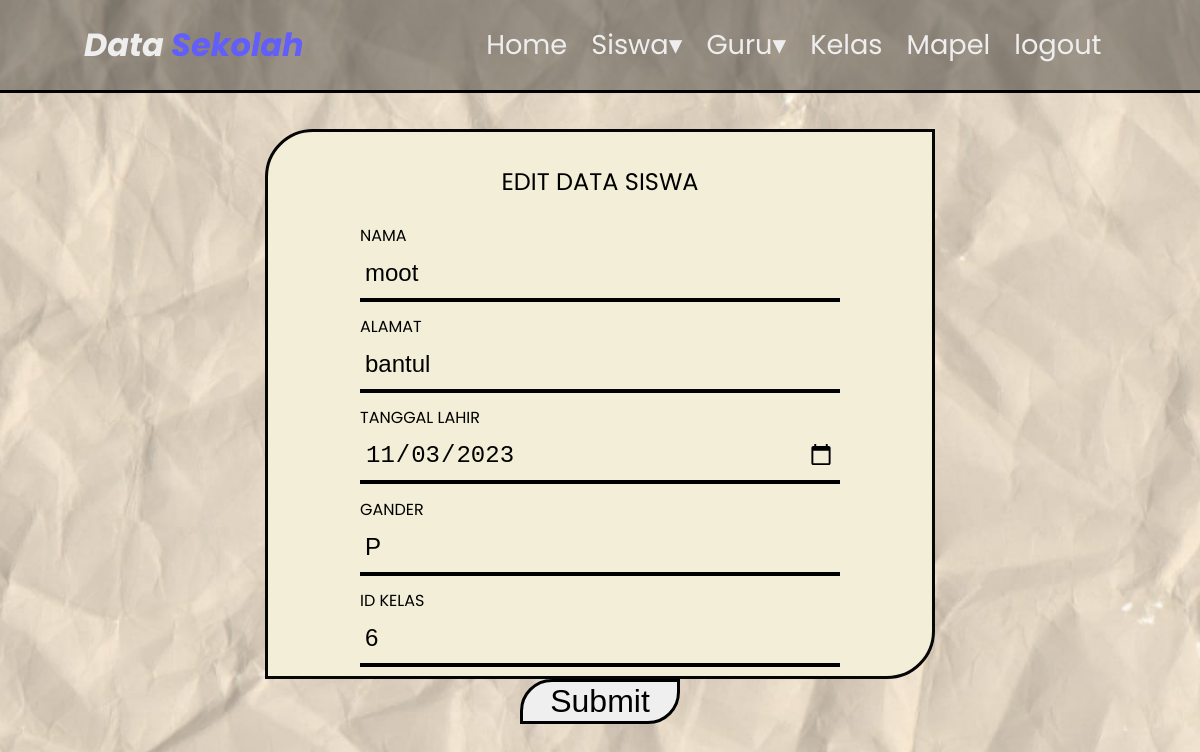
Screenshot of /edit_siswa.php?id=1127 with the database file from the repository.
### tables this page shows
CREATE TABLE `siswa` (
  `nisn` varchar(10) NOT NULL,
  `nama_siswa` varchar(35) NOT NULL,
  `alamat` varchar(35) NOT NULL,
  `ttl` date NOT NULL,
  `gender` varchar(1) NOT NULL,
  `id_kelas` varchar(10) NOT NULL
);

### edit_siswa.php (the view, shortened to what this page needs)
<?php
include "koneksi.php";
$id = $_GET['id'];
$data = mysqli_query($koneksi, "select * from siswa where nisn='$id'");
while($isi = mysqli_fetch_array($data)){
    ?>
<head>
    <link rel="stylesheet" href="css/dash.css">
</head>
<body class="body-tambah-siswa">
        <?php
        include "nav.php";
        ?>
    <div class="container-edit">
            <form method="post" action="edit_siswa_aksi.php" class="form-edit" >
                 <span class="edit-span">EDIT DATA SISWA</span>
                 <div class="edit-data">
                    <div class="input-cont">
                            <span>NAMA</span><br>
                            <input type="text" name="nama" class="inpt" value="<?php echo $isi['nama_siswa']?>">
                    </div>
                    <div class="input-cont">
                            <span>ALAMAT</span><br>
                            <input type="text" name="alamat" class="inpt" value="<?php echo $isi['alamat']?>">
                    </div>
                    <div class="input-cont">
                            <span>TANGGAL LAHIR</span><br>
                            <input type="date" name="tanggal" class="inpt" value="<?php echo $isi['ttl']?>">
                    </div>
                    <div class="input-cont">
                            <span>GANDER</span><br>
                            <input type="text" name="gender" class="inpt" value="<?php echo $isi['gender']?>">
                    </div>
                    <div class="input-cont">
                            <span>ID KELAS</span><br>
                            <input type="number" name="idk" class="inpt" value="<?php echo $isi['id_kelas']?>">
                    </div>
                 </div>
                 <input type="submit" name="submit" class="submit"></td>
            </form>
    </div>
                <?php
                }
                ?>
</body>

### nav.php (shortened to what this page needs)
<nav>
   <span class="logo">Data <span class="logo-1">Sekolah</span></span>
   <div class="menu">
       <a href="dash.php">Home</a>
       <div class="men-sis">
           <a href="siswa.php">Siswa&#9662;</a>
       </div>
       <div class="men-sis">
           <a href="guru.php">Guru&#9662;</a>
       </div>
       <a href="kelas.php">Kelas</a>
       <a href="mapel.php">Mapel</a>
       <a href="login.php">logout</a>
   </div>
</nav>

### css/dash.css (style rules this page uses)
nav { display: flex; justify-content: space-between; align-items: center; padding: 1.3rem 7%; border-bottom: 3px solid black; position: fixed; top: 0; width: 100%; background-color: rgba(6, 6, 6, 0.35); backdrop-filter: blur(1px); }
.logo { font-size: 2rem; font-style: italic; color:#EEEEEE; font-weight: 700; }
.logo-1 { font-size: 2rem; font-style: italic; color:#615EFC; }
.menu { display: flex; gap: 1.5rem; font-size: 1.7rem; }
.menu a { text-decoration: none; display: inline-block; position: relative; color: #EEEEEE; }
.menu a::before { content: ''; position: absolute; width: 0; height: 8px; bottom: 0; left: 50%; background-color: #615EFC; transition: width 0.4s ease, left 0.4s ease; border-radius: 4px; }
.men-sis { position: relative; }
.body-tambah-siswa { padding: 0; margin: 0; background-color:#F2EED7; font-family: 'Poppins', sans-serif; background-image: url('../asset/bg-login.jpeg'); background-size: cover; background-position: center; background-repeat: no-repeat; height: 100vh; }
.container-edit { display: flex; justify-content: center; align-items: center; height: 100vh; flex-direction: column; }
.form-edit { width:50%; border: 3px solid #060606; height: 60%; border-radius: 3rem 0 3rem 0; display: flex; flex-direction: column; align-items: center; margin-top: 1.5rem; padding: 2rem; background-color:#F2EED7; animation: scaleUp 1s ease-out; }
.edit-data { display: flex; flex-direction: column; margin-top: 1.5rem; width: 80%; gap:1.5rem; margin:1.5rem; }
.input-cont input { width: 100%; height: 80%; }
.submit { width: 10rem; height: 4rem; font-size: 2rem; border-radius: 2rem 0 2rem 0; border: 3px solid black; }
.inpt { border: none; border-bottom: 4px solid black; padding: 5px; outline: none; background-color:#F2EED7; font-size: 1.5rem; }
.edit-span { font-size: 1.5rem; }

### rows the page displays
siswa: nama "moot", alamat "bantul", tanggal "11/03/2023", gender "P", idk "6"
